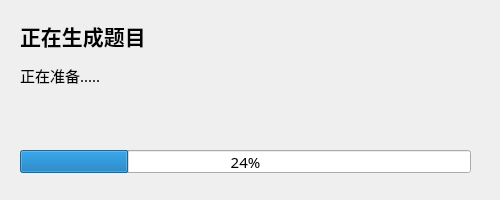
<?xml version="1.0" encoding="UTF-8"?>
<ui version="4.0">
 <class>Loadingdata</class>
 <widget class="QDialog" name="Loadingdata">
  <property name="geometry">
   <rect>
    <x>0</x>
    <y>0</y>
    <width>500</width>
    <height>200</height>
   </rect>
  </property>
  <property name="minimumSize">
   <size>
    <width>500</width>
    <height>200</height>
   </size>
  </property>
  <property name="maximumSize">
   <size>
    <width>500</width>
    <height>200</height>
   </size>
  </property>
  <property name="font">
   <font>
    <family>微软雅黑</family>
    <pointsize>11</pointsize>
   </font>
  </property>
  <property name="windowTitle">
   <string>请稍候</string>
  </property>
  <property name="windowIcon">
   <iconset resource="resources.qrc">
    <normaloff>:/icon/Resources/icon.png</normaloff>:/icon/Resources/icon.png</iconset>
  </property>
  <property name="modal">
   <bool>true</bool>
  </property>
  <widget class="QProgressBar" name="loadingbar">
   <property name="geometry">
    <rect>
     <x>20</x>
     <y>150</y>
     <width>451</width>
     <height>23</height>
    </rect>
   </property>
   <property name="value">
    <number>24</number>
   </property>
  </widget>
  <widget class="QLabel" name="label">
   <property name="geometry">
    <rect>
     <x>20</x>
     <y>20</y>
     <width>221</width>
     <height>31</height>
    </rect>
   </property>
   <property name="font">
    <font>
     <family>微软雅黑</family>
     <pointsize>16</pointsize>
     <weight>75</weight>
     <bold>true</bold>
    </font>
   </property>
   <property name="text">
    <string>&lt;html&gt;&lt;head/&gt;&lt;body&gt;&lt;p&gt;正在生成题目&lt;/p&gt;&lt;/body&gt;&lt;/html&gt;</string>
   </property>
   <property name="textFormat">
    <enum>Qt::RichText</enum>
   </property>
  </widget>
  <widget class="QLabel" name="statereport">
   <property name="geometry">
    <rect>
     <x>20</x>
     <y>60</y>
     <width>451</width>
     <height>31</height>
    </rect>
   </property>
   <property name="text">
    <string>&lt;html&gt;&lt;head/&gt;&lt;body&gt;&lt;p&gt;正在准备.....&lt;/p&gt;&lt;/body&gt;&lt;/html&gt;</string>
   </property>
  </widget>
 </widget>
 <resources>
  <include location="resources.qrc"/>
 </resources>
 <connections/>
</ui>
